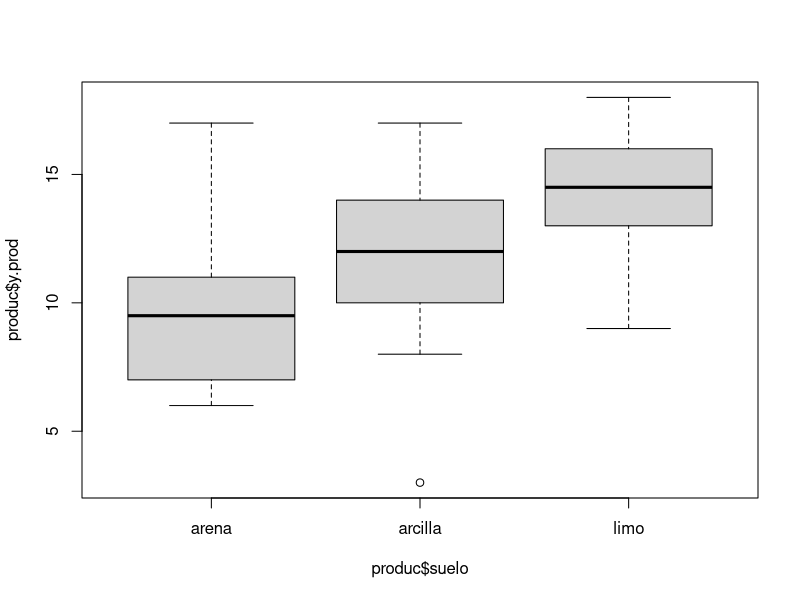

Generate this figure with R:
# Itzel Reta Heredia
# 9/18/2021
# 2124992
############


# analisis de varianza de una sola via, cuanso solo tenemos un trat que estamos comparando
# 1 tratamiento y 3 muestras como minimo
# 


sitio <-c(1, 2, 3, 4, 5, 6, 7, 8, 9, 10)
arena <- c(6, 10, 8, 6, 14, 17, 9, 11, 7, 11)
arcilla <- c(17, 15, 3, 11, 14, 12, 12, 8, 10, 13)
limo <- c(13, 16, 9, 12, 15, 16, 17, 13, 18, 14)
y.prod <- c(arena, arcilla, limo)
y.prod

suelo <- gl(3, 10, 30, labels = c("arena", "arcilla", "limo"))
produc <- data.frame(suelo, y.prod)
produc

#media
#tapply funcion
tapply(produc$y.prod, produc$suelo, length)
tapply(produc$y.prod, produc$suelo, mean)
tapply(produc$y.prod, produc$suelo, var)

# revisar si existen doferencias entre las varianzas de los tres tratamientos.
# bartlett.test
bartlett.test(produc$y.prod, produc$suelo)
fligner.test(produc$y.prod, produc$suelo) #tambien es para revisar la varianza

boxplot(produc$y.prod ~ produc$suelo)

# Anova en R

prod.aov <- aov(produc$y.prod ~ produc$suelo)
summary(prod.aov)

# Suma de cuadrados del tratamiento SSTotal

SST <- sum((produc$y.prod - mean(produc$y.prod))^2)
SST

arena-mean(arena)
arcilla-mean(arcilla)
limo-mean(limo)

arena.sum <- sum((arena-mean(arena))^2)
arcilla.sum <- sum((arcilla-mean(arcilla))^2)
limo.sum <- sum((limo-mean(limo))^2)

SSE <- sum(arena.sum + arcilla.sum + limo.sum)
SSE # suma de cuadrados del error

# SSTratameinto = diferencia de SST-SSE 
SST-SSE


Ftab <-qf(0.95, 2,27)
Ftab

probF <- 1-pf(4.24, 2,27)
probF

#Cuando el valor estimaso f es mayor que el tabulado hay diferencias significativas
#y cuando el valor de f del experimento entonces no hay diferencias significativas
#en este caso si es mayor entonces no hay diferencias

# Diferencias significatuvas entre los tratamientos
# Tukey Test

TukeyHSD(prod.aov, conf.level = 0.95)

# si no hay diferencias significativas no se tiene por k correr la prueba de Tukey

